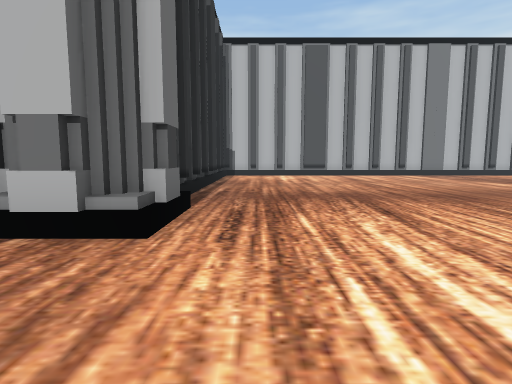
View 1 (above)

23 first-person views from a walk through a scene from a Unity 3-D project. The camera is 1.3 m above the floor, tilts 6° down and sees 80° across. The floor is counted in squares, 1.8 m on a side. Each view is taken from the middle of a square. On the plan, view 1 faces up. The plan holds only what a view shows up to about 10 squares ahead; the rest is blank. The place goes on beyond the plan. The player character is not drawn.

View 2
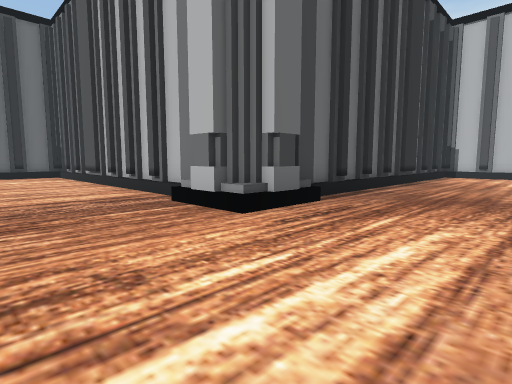

View 3
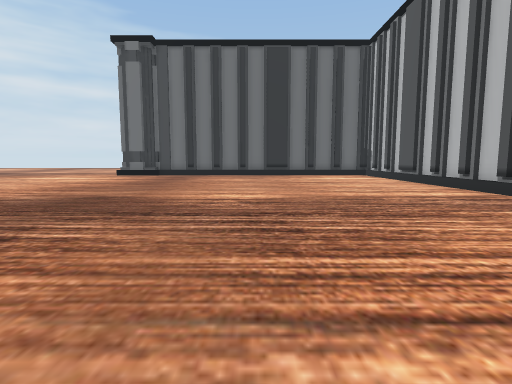

View 4
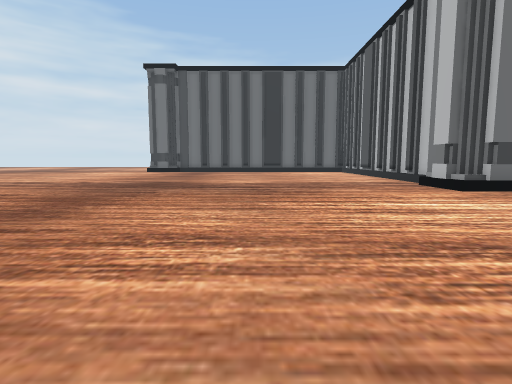

View 5
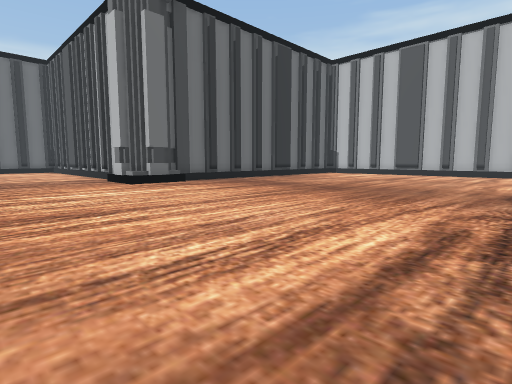

View 6
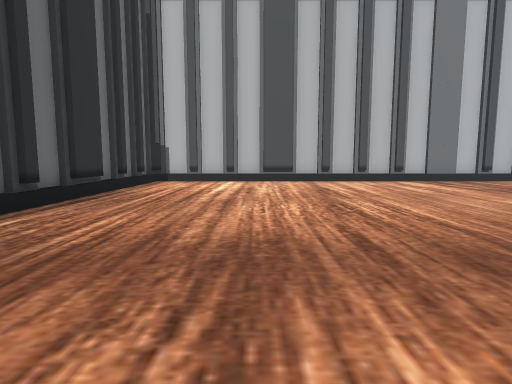

View 7
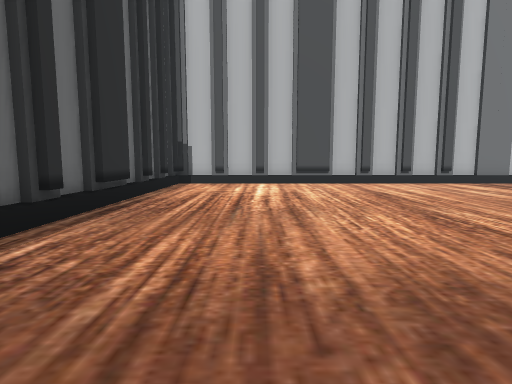

View 8
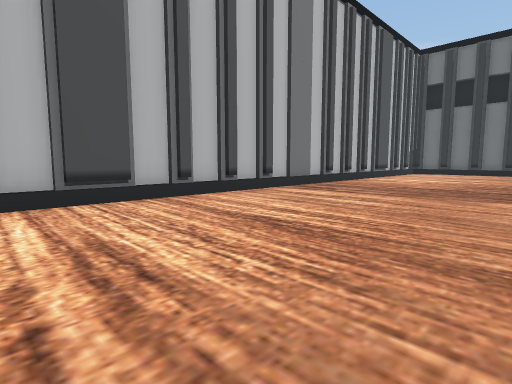

View 9
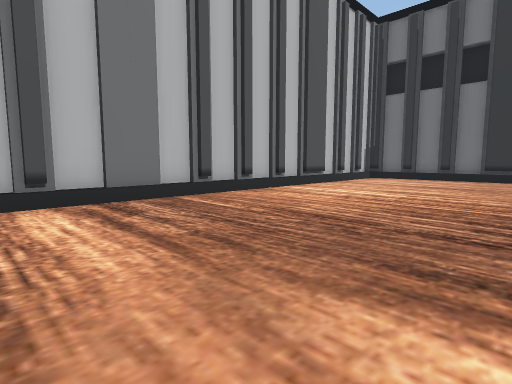

View 10
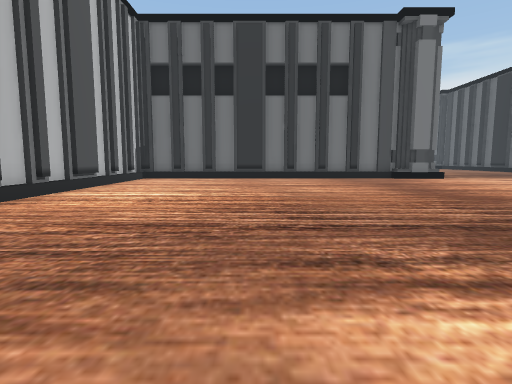

View 11
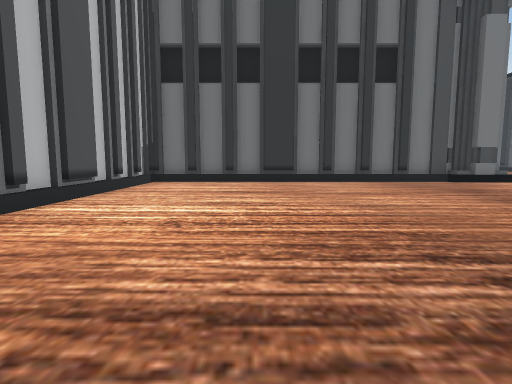

View 12
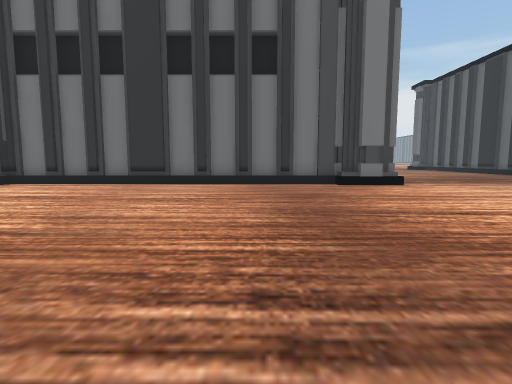

View 13
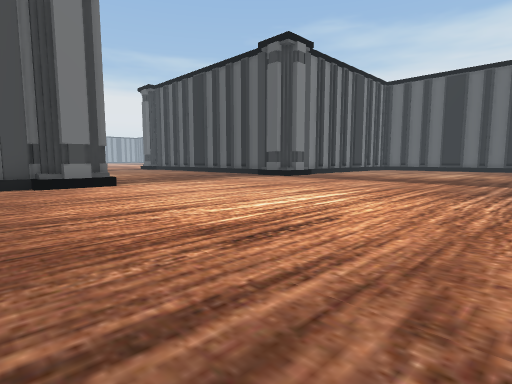

View 14
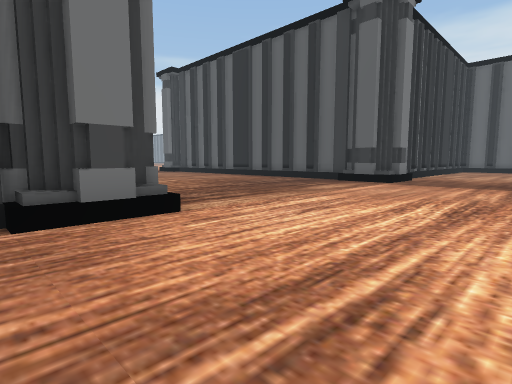

View 15
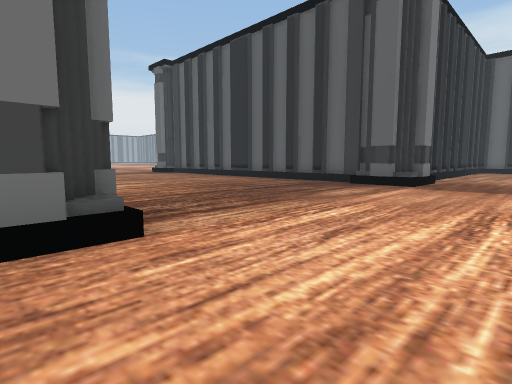

View 16
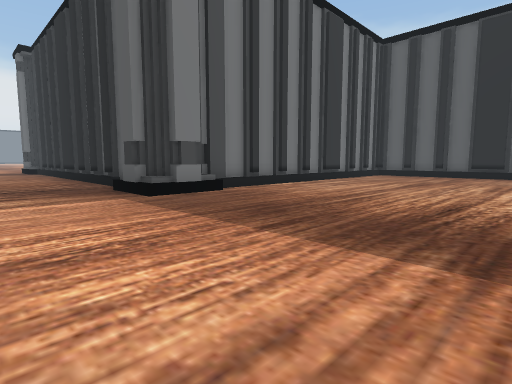

View 17
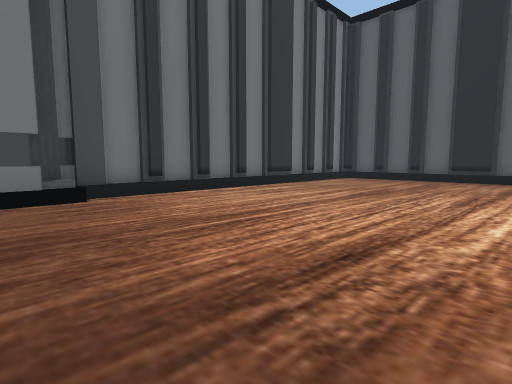

View 18
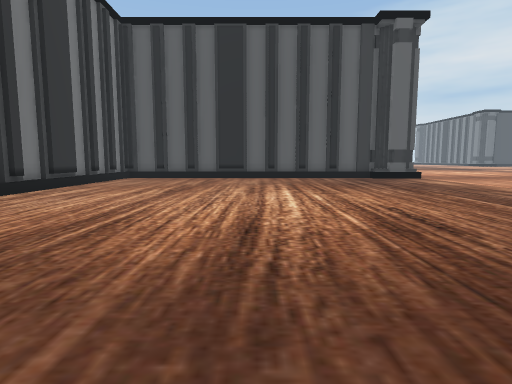

View 19
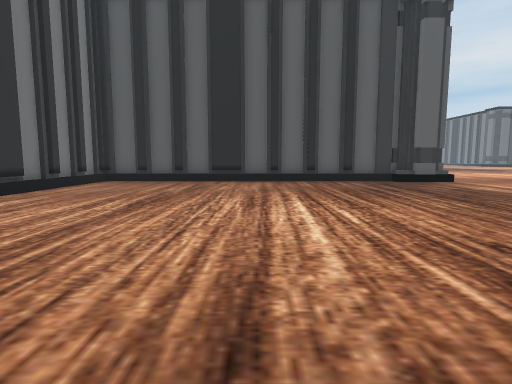

View 20
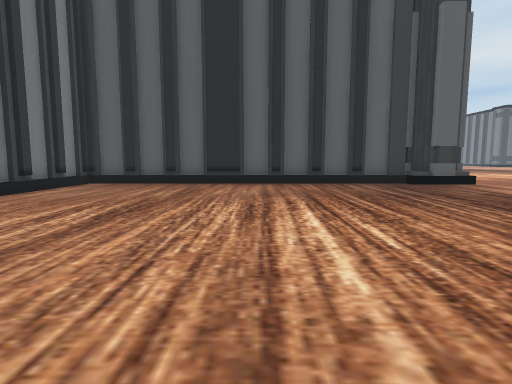

View 21
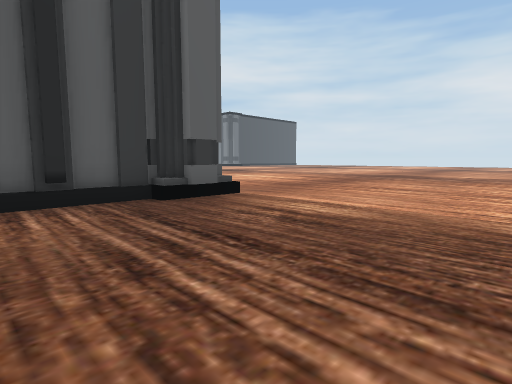

View 22
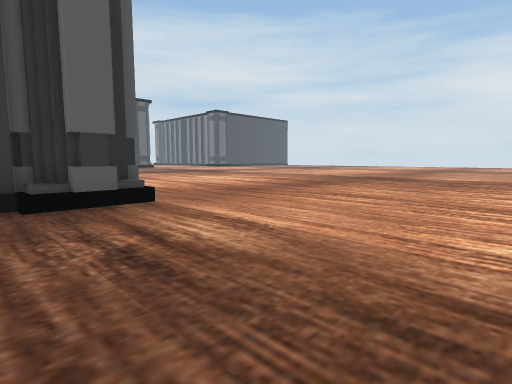

View 23
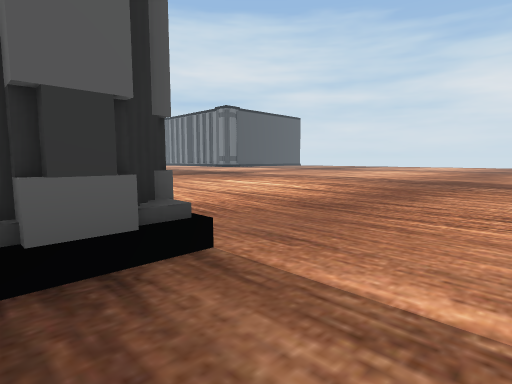

### Floor plan
Points are (right, up) in squares from view 1. A wall is a line through its corners. A room is listed if a view was taken in it or the views show most of it. See-through windows are left out.
Room 1 (views 1, 2, 3, 4, 5, 6, 7, 8, 9, 10, 11, 12, 13, 14, 15, 16, 17, 18, 19, 20, 21, 22, 23)
walls: (-0.9, 3.3) (-1.6, 3.3) (-1.6, 2.8); (-1, 4.5) (-1, 2.8) (-2.5, 2.8); (-2.4, 3.3) (-4.6, 3.3); (17.6, -5.4) (18.4, -5.4) (18.4, -4.8); (17.7, -6.8) (17.7, -4.8) (19.6, -4.8); (7, -16) (7.7, -16) (7.7, -16.6) (9.8, -16.6); (8.1, -16.2) (8.1, -16.8); (6.4, -16.6) (6.9, -16.6); (-1.6, 6.1) (-1.6, 4.6); (18.1, -8.5) (18.1, -7.8); (-4.8, 3.3) (-5.8, 3.3); (9.9, -16.6) (11, -16.6); (19.2, -5.4) (20, -5.4); (18.1, -9.8) (18.1, -9); (17.7, 2.6) (17.7, 4.6); (11.1, -16.6) (12.2, -16.6); (-1.6, 7.4) (-1.6, 6.6); (18.1, -10.9) (18.1, -10.2); (18.4, 2.6) (18.4, 3.1); (-6.1, 3.3) (-7.1, 3.3); (12.4, -16.6) (15.5, -16.6); (13.4, -16.4) (14.5, -16.4); (20.4, -5.4) (22.4, -5.4); (-1.6, 8.5) (-1.6, 8); (18.4, 4) (18.4, 14.5); (20.9, -5.1) (21.5, -5.1); (18.1, -12.8) (18.1, -11.8); (-7.4, 3.3) (-8.5, 3.3); (18.1, 5.8) (18.1, 6.5); (-1.6, 9.8) (-1.6, 9); (15.6, -16.6) (16.8, -16.6); (18.1, -14.4) (18.1, -13.5); (22.2, -5.1) (22.9, -5.1); (18.1, 7.2) (18.1, 7.8); (-1.4, 10.8) (-1.4, 9.8); (16.9, -16.6) (18, -16.6); (18.1, -15.5) (18.1, -14.6); (18.1, 8.2) (18.1, 9); (-1.6, 11.8) (-1.6, 11.2); (18.4, -16.4) (18.4, -6.2); (18.1, 9.5) (18.1, 10.8); (3.4, 14.4) (2.2, 14.4); (-1.6, 13) (-1.6, 12.5); (1, 14.6) (-0.1, 14.6); (-0.2, 14.6) (-1.4, 14.6); (12.2, 14.6) (1.1, 14.6); (18.1, 11.5) (18.1, 12.4); (14.6, 14.4) (13.5, 14.4); (18.1, 12.6) (18.1, 13.5); (15.5, 14.6) (12.4, 14.6); (16.8, 14.6) (15.6, 14.6); (18, 14.6) (16.9, 14.6)
low walls: (18.1, -7.4) (18.1, -6.6); (18.1, 4.5) (18.1, 5.2); (-1.6, 10.6) (-1.6, 9.9)

Where each view was taken, in squares from view 1:
view 1: 0 up, 0 right, facing up
view 2: 0 up, 2 right, facing up-left
view 3: 2 down, 2 right, facing left
view 4: 2 down, 6 right, facing left
view 5: 1 down, 8 right, facing up-left
view 6: 4 up, 2 right, facing up
view 7: 5 up, 1 right, facing up
view 8: 9 up, 1 right, facing up-right
view 9: 9 up, 6 right, facing up-right
view 10: 10 up, 6 right, facing right
view 11: 11 up, 8 right, facing right
view 12: 7 up, 9 right, facing right
view 13: 6 up, 9 right, facing down-right
view 14: 5 up, 14 right, facing down-right
view 15: 4 up, 15 right, facing down-right
view 16: 2 down, 12 right, facing down-right
view 17: 5 down, 12 right, facing down-right
view 18: 4 down, 13 right, facing down
view 19: 6 down, 13 right, facing down
view 20: 7 down, 13 right, facing down
view 21: 11 down, 11 right, facing down-left
view 22: 11 down, 9 right, facing down-left
view 23: 14 down, 8 right, facing down-left
